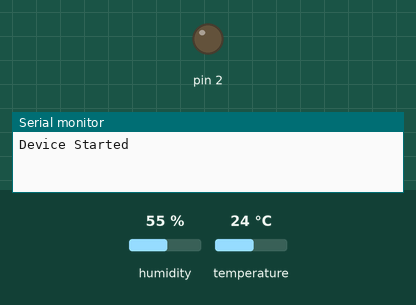
Bench run of a sketch on a simulated Arduino Uno, built with avr-gcc and run on an emulated ATmega328P. Parts: output pins drawn as LEDs (lit = HIGH), the last lines printed to the serial monitor. The inputs (shaded band) are chosen by the test bench; at power-on: humidity 55 %, temperature 24 °C.

Above: at 0.12 s.
At 2.6 s:
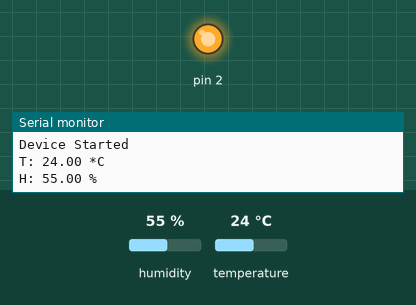
Timing chart, 0 to 6.7 s (numbered marks = the images above):
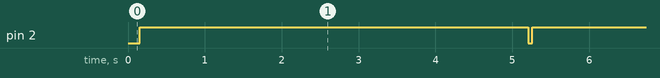

The sketch:

nodemcu.ino
```cpp
#include "DHT.h"

#define DHTPIN 4     // what digital pin the DHT22 is conected to
#define DHTTYPE DHT22   // there are multiple kinds of DHT sensors

DHT dht(DHTPIN, DHTTYPE);

void setup() {
  Serial.begin(9600);
  delay(100);
  Serial.setTimeout(2000);
  pinMode(2, OUTPUT);
  while(!Serial) { }

  Serial.println("Device Started");
}

int timeSinceLastRead = 0;
void loop() {
  blinkLed(50);
  readDhtTemperature();
  readDhtHumidity();
  delay(5000);
}

void blinkLed(short timeOn){
  digitalWrite(2, LOW);
    delay(timeOn);
    digitalWrite(2, HIGH);
    delay(timeOn);
}

float readDhtTemperature(){
  // Read temperature as Celsius (the default)
  float t = dht.readTemperature();

  // Check if any reads failed and exit early (to try again).
  if (isnan(t)) {
    Serial.println("E:01T");
    return -999;
  }

  Serial.print("T: ");
  Serial.print(t);
  Serial.println(" *C ");
  return t;
}

float readDhtHumidity(){
  // Read temperature as Celsius (the default)
  float h = dht.readHumidity();

  // Check if any reads failed and exit early (to try again).
  if (isnan(h)) {
    Serial.println("E:01H");
    return -999;
  }

  Serial.print("H: ");
  Serial.print(h);
  Serial.println(" % ");
  return h;
}
```

Measured:
- by itself, pin 2: alternates HIGH for 5.1 s and LOW for 0.05 s
